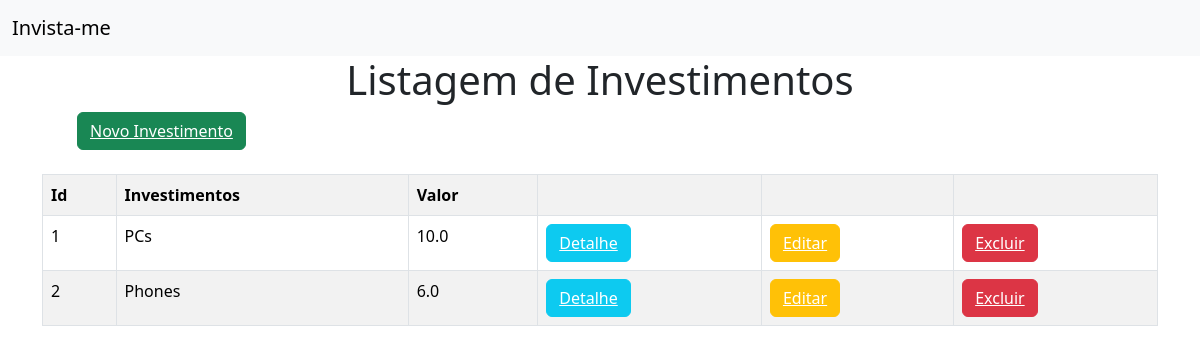
The app's page /, older data.
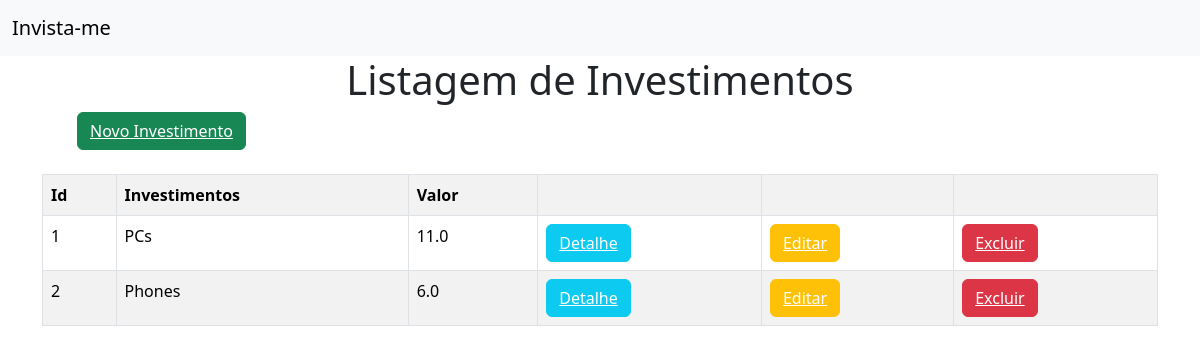
The same page, newer data.
### invista_me/models.py (models this page shows)
class Investimento(models.Model):
	Investimento = models.TextField(max_length = 255)
	valor = models.FloatField()
	pago = models.BooleanField(default = False)
	data = models.DateField(default = datetime.now)

### invista_me/views.py (the view)
# urls.py: path('',views.investimentos, name='investimentos'),
def investimentos(request):
	dados = {
		'dados':Investimento.objects.all()
	}
	return render(request,'investimentos/investimentos.html',context = dados)

### invista_me/templates/investimentos/investimentos.html
{%extends 'investimentos/base.html'%}
{% block conteudo %}
<h1 style="text-align: center;">Listagem de Investimentos</h1>
<button class="btn btn-success mb-4" style="margin-left: 77px;"><a style = 'color:white' href="{% url 'novo_investimento'%}">Novo Investimento</a></button>
<div class="container">
	<table class="table table-striped table-bordered">
	<tr>
		<th>Id</th>
		<th>Investimentos</th>
		<th>Valor</th>
		<th></th>
		<th></th>
		<th></th>
	</tr>
	{% for dado in dados %}
	<tr>
		<td>{{dado.id}}</td>
		<td>{{dado.Investimento}}</td>
		<td>{{dado.valor}}</td>
		<td><button class="btn btn-info"><a style='color:white;' href="{% url 'detalhe' dado.id %}">Detalhe</a></button></td>
		<td><button class ="btn btn-warning"><a style='color:white;' href="{% url 'editar' dado.id %}">Editar</a></button></td>
		<td><button class ="btn btn-danger"><a style='color:white;' href="{% url 'excluir' dado.id %}">Excluir</a></button></td>
	</tr>
	{% endfor %}
</table>
</div>
{% endblock %}

Row changes from the older to the newer data that the page shows:
changed Investimento "PCs": valor "10.0" → "11.0"
